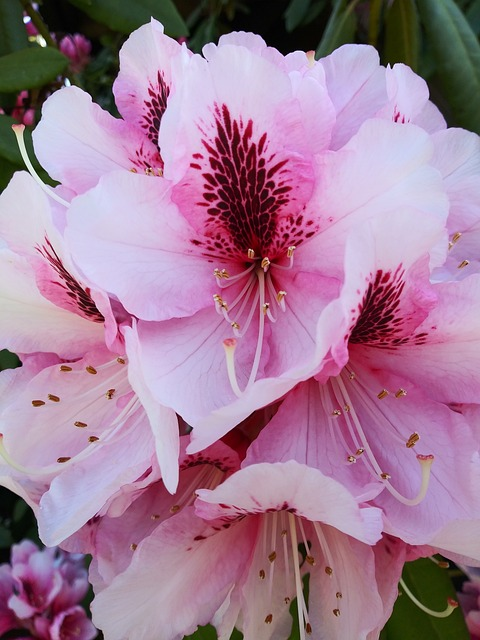
#> input picture tp1/imagen.jpg, 480 x 640 px
$ python -i main4.py   (imports and definitions only)
#> lines starting #> are read from the running program, lines starting #| are printed output that depends on the picture
from PIL import Image
import multiprocessing as mp
import numpy as np
import random
from scipy.ndimage import gaussian_filter, sobel, median_filter, uniform_filter, laplace, prewitt, maximum_filter, minimum_filter
import time
import os
import signal
import sys

def cargar_imagen(ruta_imagen):
    imagen = Image.open(ruta_imagen)  # Carga la imagen desde la ruta especificada
    return imagen

# [4 lines left out: function dividir_imagen, not called in this run]

def aplicar_filtro(parte_imagen):
    filtros = [
        lambda img: gaussian_filter(img, sigma=2),  # Desenfoque gaussiano
        lambda img: sobel(img, axis=-1),  # Filtro de borde Sobel
        lambda img: median_filter(img, size=3),  # Filtro de mediana
        lambda img: uniform_filter(img, size=3),  # Filtro uniforme
        lambda img: laplace(img),  # Filtro Laplaciano
        lambda img: prewitt(img, axis=-1),  # Filtro Prewitt
        lambda img: maximum_filter(img, size=3),  # Filtro máximo
        lambda img: minimum_filter(img, size=3)  # Filtro mínimo
    ]

    filtro_seleccionado = random.choice(filtros)  # Selecciona un filtro aleatorio
    parte_filtrada = filtro_seleccionado(parte_imagen)  # Aplica el filtro seleccionado a la parte de la imagen

    return parte_filtrada

# [60 lines left out: functions procesar_parte, proceso_coordinador, crear_procesos_y_procesar, guardar_imagen, proceso_principal, not called in this run]

def manejador_senal(sig, frame):
    print(f'Señal {sig} recibida. Terminando el programa de manera controlada.')
    sys.exit(0)

# [34 lines not run here, left out]

>>> import cv2
>>> picture = cv2.imread('imagen.jpg', cv2.IMREAD_GRAYSCALE)
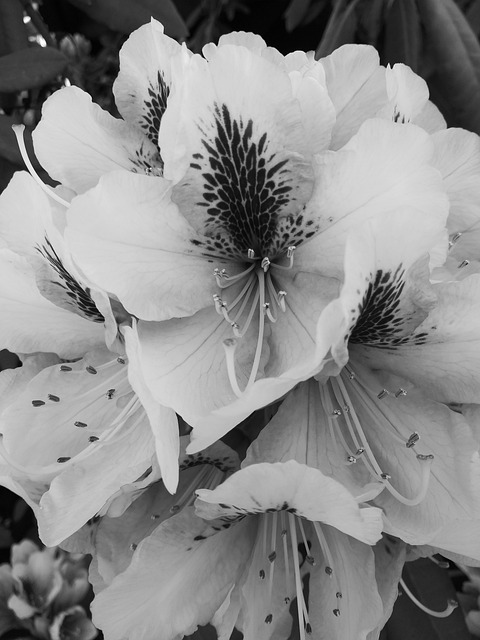
#> picture: shape (640, 480); min 0, max 255, mean 138.6
>>> result = aplicar_filtro(picture)
#> in aplicar_filtro, `parte_filtrada = filtro_seleccionado(parte_imagen)`:
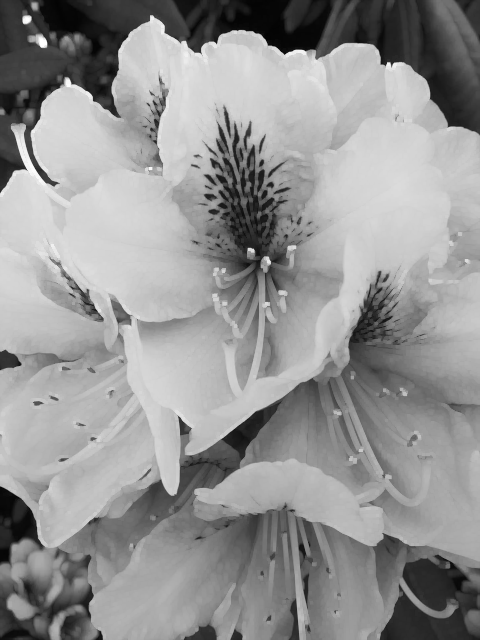
#> parte_filtrada: shape (640, 480); min 3, max 255, mean 147.6
